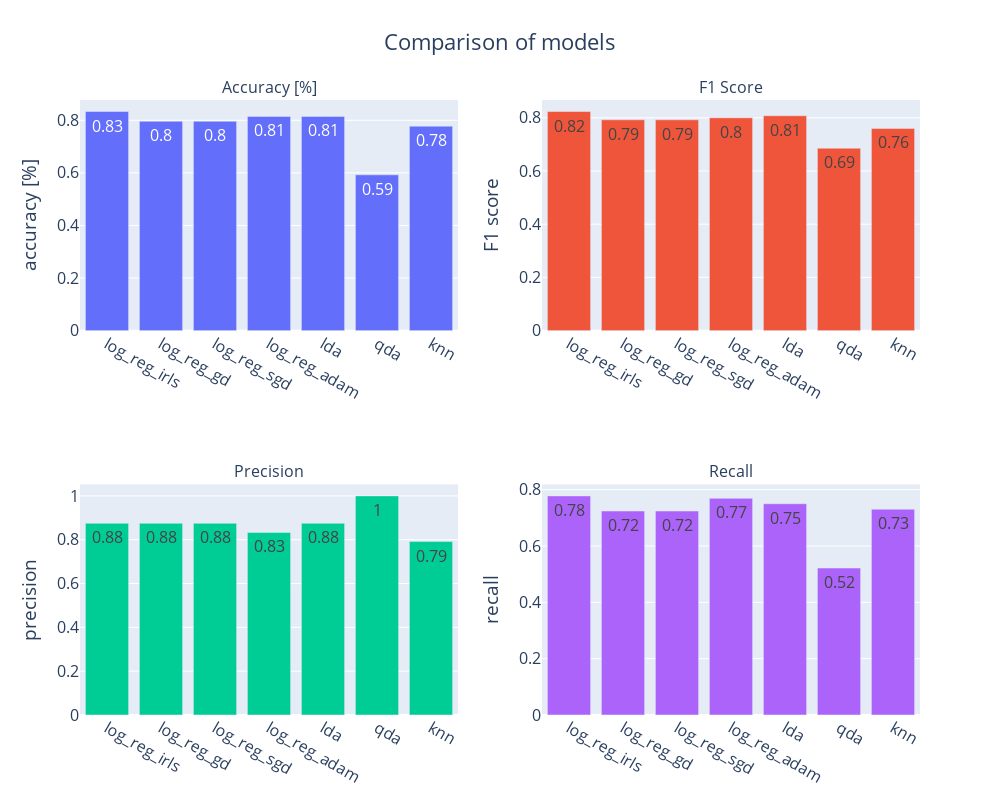

The code cell stored with this chart in its notebook:
### Code cell
plot_comparison_results(model_cmp_res)

### Figure 1 — Plotly figure (JSON) as saved in the notebook; plotly's stock layout.template omitted (floating-point values rounded to 4 significant figures)
{"data": [{"text": [0.83, 0.8, 0.8, 0.81, 0.81, 0.59, 0.78], "type": "bar", "x": ["log_reg_irls", "log_reg_gd", "log_reg_sgd", "log_reg_adam", "lda", "qda", "knn"], "xaxis": "x", "y": [0.8333, 0.7963, 0.7963, 0.8148, 0.8148, 0.5926, 0.7778], "yaxis": "y"}, {"text": [0.82, 0.79, 0.79, 0.8, 0.81, 0.69, 0.76], "type": "bar", "x": ["log_reg_irls", "log_reg_gd", "log_reg_sgd", "log_reg_adam", "lda", "qda", "knn"], "xaxis": "x2", "y": [0.8235, 0.7925, 0.7925, 0.8, 0.8077, 0.6857, 0.76], "yaxis": "y2"}, {"text": [0.88, 0.88, 0.88, 0.83, 0.88, 1, 0.79], "type": "bar", "x": ["log_reg_irls", "log_reg_gd", "log_reg_sgd", "log_reg_adam", "lda", "qda", "knn"], "xaxis": "x3", "y": [0.875, 0.875, 0.875, 0.8333, 0.875, 1, 0.7917], "yaxis": "y3"}, {"text": [0.78, 0.72, 0.72, 0.77, 0.75, 0.52, 0.73], "type": "bar", "x": ["log_reg_irls", "log_reg_gd", "log_reg_sgd", "log_reg_adam", "lda", "qda", "knn"], "xaxis": "x4", "y": [0.7778, 0.7241, 0.7241, 0.7692, 0.75, 0.5217, 0.7308], "yaxis": "y4"}], "layout": {"annotations": [{"font": {"size": 16}, "showarrow": false, "text": "Accuracy [%]", "x": 0.225, "xanchor": "center", "xref": "paper", "y": 1, "yanchor": "bottom", "yref": "paper"}, {"font": {"size": 16}, "showarrow": false, "text": "F1 Score", "x": 0.775, "xanchor": "center", "xref": "paper", "y": 1, "yanchor": "bottom", "yref": "paper"}, {"font": {"size": 16}, "showarrow": false, "text": "Precision", "x": 0.225, "xanchor": "center", "xref": "paper", "y": 0.375, "yanchor": "bottom", "yref": "paper"}, {"font": {"size": 16}, "showarrow": false, "text": "Recall", "x": 0.775, "xanchor": "center", "xref": "paper", "y": 0.375, "yanchor": "bottom", "yref": "paper"}], "font": {"size": 16}, "height": 800, "showlegend": false, "title": {"text": "Comparison of models", "x": 0.5}, "width": 1000, "xaxis": {"anchor": "y", "domain": [0, 0.45]}, "xaxis2": {"anchor": "y2", "domain": [0.55, 1]}, "xaxis3": {"anchor": "y3", "domain": [0, 0.45]}, "xaxis4": {"anchor": "y4", "domain": [0.55, 1]}, "yaxis": {"anchor": "x", "domain": [0.625, 1], "title": {"text": "accuracy [%]"}}, "yaxis2": {"anchor": "x2", "domain": [0.625, 1], "title": {"text": "F1 score"}}, "yaxis3": {"anchor": "x3", "domain": [0, 0.375], "title": {"text": "precision"}}, "yaxis4": {"anchor": "x4", "domain": [0, 0.375], "title": {"text": "recall"}}}}
